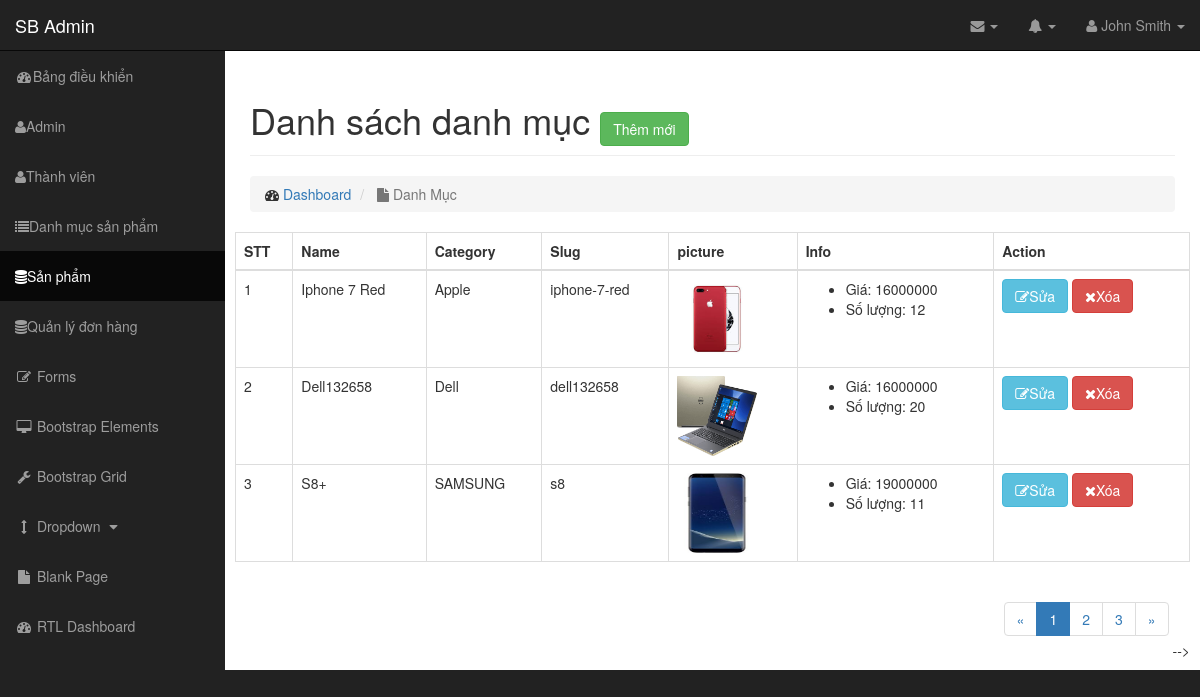
The page /webbanhang/admin/modules/product/index.php on the database its author committed.
### tables this page shows
CREATE TABLE `product` (
  `id` int(11) NOT NULL,
  `name` varchar(100) DEFAULT NULL,
  `slug` varchar(100) DEFAULT NULL,
  `price` int(11) DEFAULT NULL,
  `sale` tinyint(4) DEFAULT '0',
  `thunbar` varchar(100) DEFAULT NULL,
  `category_id` int(11) DEFAULT NULL,
  `content` text,
  `head` tinyint(4) DEFAULT '0',
  `view` int(11) DEFAULT '0',
  `hot` int(11) DEFAULT '0',
  `updated_at` timestamp NULL DEFAULT NULL ON UPDATE CURRENT_TIMESTAMP,
  `created_at` timestamp NULL DEFAULT NULL ON UPDATE CURRENT_TIMESTAMP,
  `number` int(11) DEFAULT '0',
  `pay` int(11) DEFAULT NULL
);

CREATE TABLE `category` (
  `id` int(11) NOT NULL,
  `name` varchar(100) NOT NULL,
  `slug` varchar(100) DEFAULT NULL,
  `images` varchar(100) DEFAULT NULL,
  `banner` varchar(100) DEFAULT NULL,
  `home` tinyint(4) DEFAULT '0',
  `status` tinyint(11) NOT NULL DEFAULT '1',
  `created_at` timestamp NOT NULL DEFAULT CURRENT_TIMESTAMP ON UPDATE CURRENT_TIMESTAMP,
  `update_at` timestamp NOT NULL DEFAULT CURRENT_TIMESTAMP ON UPDATE CURRENT_TIMESTAMP
);

### webbanhang/libraries/Database.php (called while the page is built, shortened)
<?php
    class Database
    {
        public $link;
        public function __construct()
        {
            $this->link = mysqli_connect("localhost","root","","webbanhang") or die ();
            mysqli_set_charset($this->link,"utf8");
        }
        public function countTable($table)
        {
            $sql = "SELECT id FROM  {$table}";
            $result = mysqli_query($this->link, $sql) or die("Lỗi Truy Vấn countTable----" .mysqli_error($this->link));
            $num = mysqli_num_rows($result);
            return $num;
        }
         public  function fetchJone($table,$sql ,$page = 0,$row ,$pagi = false )
        {
            $data = [];
            if ($pagi == true )
            {
                $total = $this->countTable($table);
                $sotrang = ceil($total / $row);
                $start = ($page - 1 ) * $row ;
                $sql .= " LIMIT $start,$row";
                $data = [ "page" => $sotrang];
                $result = mysqli_query($this->link,$sql) or die("Lỗi truy vấn fetchJone ---- " .mysqli_error($this->link));
            }
            else
            {
                $result = mysqli_query($this->link,$sql) or die("Lỗi truy vấn fetchJone ---- " .mysqli_error($this->link));
            }
            if( $result)
            {
                while ($num = mysqli_fetch_assoc($result))
                {
                    $data[] = $num;
                }
            }
            return $data;
        }
    }
?>

### webbanhang/admin/autoload/autoload.php (called while the page is built, shortened)
<?php
    require_once __DIR__. "/../../libraries/Database.php";
     require_once __DIR__. "/../../libraries/Funtion.php";
    $db=new Database;
 ?>

### webbanhang/libraries/Funtion.php (called while the page is built, shortened)
<?php
    function base_url()
    {
        return $url  = 'http://'.$_SERVER['HTTP_HOST'].'/';
    }
    function uploads()
    {
        return base_url() . "public/uploads/";
    }
 ?>

### webbanhang/admin/modules/product/index.php (the view, shortened to what this page needs)
<?php
    require_once __DIR__. "/../../autoload/autoload.php";
    if(isset($_GET['page'])){
        $p = $_GET['page'];
    }else{
        $p=1;
    }
    $sql = "SELECT product.*,category.name as namecate FROM product LEFT JOIN category on category.id = product.category_id";
    $product = $db->fetchJone('product',$sql,$p,3,true);
    if(isset($product['page']))
    {
        $sotrang = $product['page'];
        unset($product['page']);
    }
 ?>
<?php
     require_once __DIR__. "/../../layouts/header.php";
 ?>
                <div class="row">
                    <div class="col-lg-12">
                        <h1 class="page-header">
                            Danh sách danh mục
                            <small><a href="add.php" class="btn btn-success">Thêm mới</a></small>
                        </h1>
                        <ol class="breadcrumb">
                            <li>
                                <i class="fa fa-dashboard"></i>  <a href="index.html">Dashboard</a>
                            </li>
                            <li class="active">
                                <i class="fa fa-file"></i> Danh Mục
                            </li>
                        </ol>
                    </div>
                    <div class="clearfix"></div>
                    <div class="row">
                        <div class="col-md-12">
                            <div class="table-responsive">
                                <table class="table table-bordered table-hover">
                                    <thead>
                                        <tr>
                                            <th>STT</th>
                                            <th>Name</th>
                                            <th>Category</th>
                                            <th>Slug</th>
                                            <th>picture</th>
                                            <th>Info</th>
                                            <th>Action</th>
                                        </tr>
                                    </thead>
                                    <tbody>
                                        <?php $stt=1; foreach ($product as $item): ?>
                                        <tr>
                                            <td><?php echo $stt;$stt++; ?></td>
                                            <td><?php echo $item['name'] ?></td>
                                            <td><?php echo $item['namecate'] ?></td>
                                            <td><?php echo $item['slug'] ?></td>
                                            <td>
                                                <img src="<?php echo uploads() ?>product/<?php echo $item['thunbar'] ?>" alt="<?php echo $item['thunbar'] ?>" width="80px" height="80px">
                                            </td>
                                            <td>
                                                <ul>
                                                    <li>Giá: <?php echo $item['price'] ?></li>
                                                    <li>Số lượng: <?php echo $item['number'] ?></li>
                                                </ul>
                                            </td>
                                            <td>
                                            <a class="btn btn-info" href="edit.php?id=<?php echo $item['id'] ?>"><i class="fa fa-edit"></i>Sửa</a>
                                            <a class="btn btn-danger" href="delete.php?id=<?php echo $item['id'] ?>"><i class="fa fa-times"></i>Xóa</a>
                                            </td>
                                        </tr>
                                       <?php endforeach ?>
                                    </tbody>
                                </table>
                                <div class="pull-right">
                                    <nav aria-label="Page navigation example">
                                      <ul class="pagination">
                                            <li class="page-item">
                                                <a class="page-link" href="#" aria-label="Previous">
                                                    <span aria-hidden="true">&laquo;</span>
                                                </a>
                                            </li>
                                            <?php for($i=1;$i <= $sotrang; $i++) : ?>
                                                <?php
                                                if(isset($_GET['page']))
                                                {
                                                    $p = $_GET['page'];
                                                }else{
                                                    $p = 1;
                                                }
                                                 ?>
                                                 <li class="<?php echo ($i == $p) ? 'active': ''  ?>">
                                                     <a href="?page=<?php echo $i; ?>"><?php echo $i; ?></a>
                                                 </li>
                                            <?php endfor ?>
                                            <li class="page-item">
                                                <a class="page-link" href="#" aria-label="Next">
                                                    <span aria-hidden="true">&raquo;</span>
                                                </a>
                                            </li>
                                        </ul> -->
                                    </nav>
                                </div>
                            </div>
                        </div>
                    </div>
                </div>
<?php
   	require_once __DIR__. "/../../layouts/footer.php";
 ?>

### webbanhang/public/admin/css/sb-admin.css (style rules this page uses)
body { margin-top: 100px; background-color: #222; }
@media (min-width:768px) { body { margin-top: 50px; } }

### rows shown on the page
product: name "Iphone 7 Red", category.name "Apple", slug "iphone-7-red", thunbar (picture), price "16000000", number "12"
product: name "Dell132658", category.name "Dell", slug "dell132658", thunbar (picture), price "16000000", number "20"
product: name "S8+", category.name "SAMSUNG", slug "s8", thunbar (picture), price "19000000", number "11"
